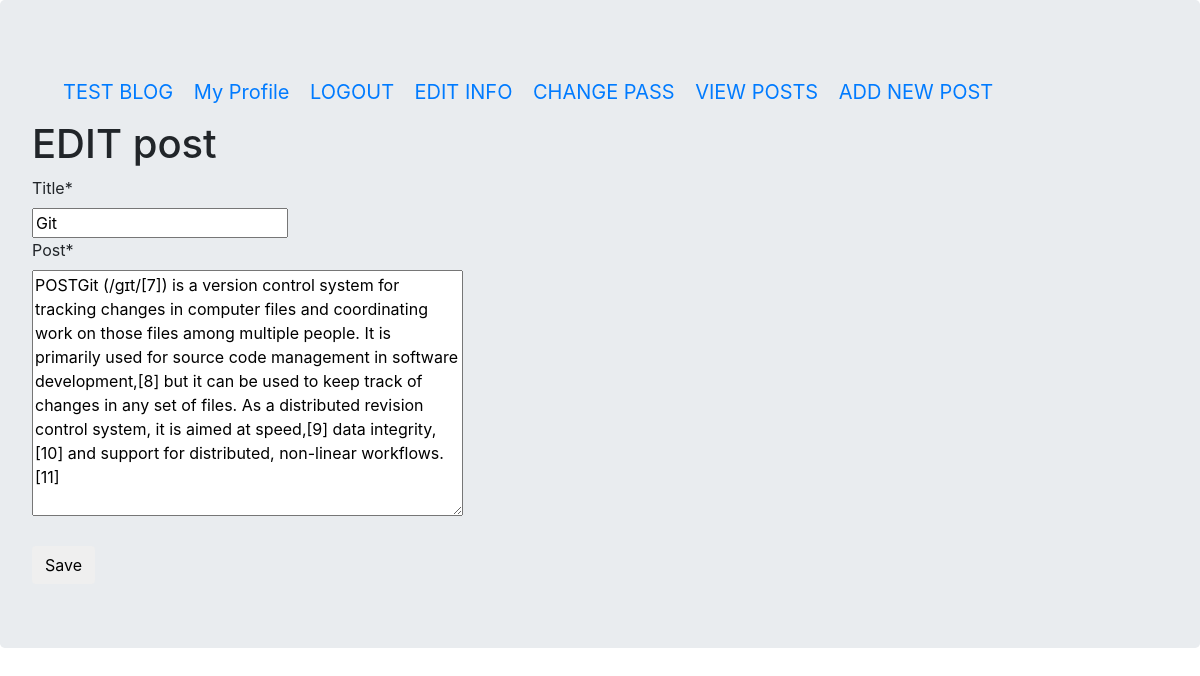
/home/post/2/edit/ (signed in), run on the app's committed database.
### home/models.py (models this page shows, shortened)
class Post(models.Model):
	title = models.CharField(max_length=500,default="TITLE")
	post = models.TextField(max_length=500,default="POST")
	user =  models.ForeignKey(User,on_delete=models.CASCADE, )
	created = models.DateTimeField(auto_now_add=True)
	likes = models.IntegerField(default = 0)

### home/views.py (the view)
# urls.py: url(r'^post/(?P<pk>\d+)/edit/$', views.post_edit, name='post_edit'),
def post_edit(request, pk):
    post = get_object_or_404(Post, pk=pk)
    if request.method == "POST":
        form = PostForm(request.POST, instance=post)
        if form.is_valid():
            post = form.save(commit=False)
            post.user = request.user
            post.save()
            return redirect('/home/post')
    else:
        form = PostForm(instance=post)
    return render(request, 'home/post_edit.html', {'form': form})

### home/forms.py
class PostForm(forms.ModelForm):
    class Meta:
        model = Post
        fields = ('title', 'post',)

### home/templates/home/post_edit.html (shortened to what this page needs)
{% extends 'base.html' %}
{%load crispy_forms_tags%}
{% block body %}
    <h1>EDIT post</h1>
    <form method="POST" class="post-form">
        {{ form|crispy }}
        <br>
        <button type="submit" class="save btn btn-default">Save</button>
    </form>
{% endblock %}

### data on the page
Post: title "Git", post "POSTGit (/ɡɪt/[7]) is a version control system for tracking changes in computer files and coordinating work on those files among multiple people. It is primarily used for source code management in software development,[8] but it can be used to keep track of changes in any set of files. As a distributed revision control system, it is aimed at speed,[9] data integrity,[10] and support for distributed, non-linear workflows.[11]"
